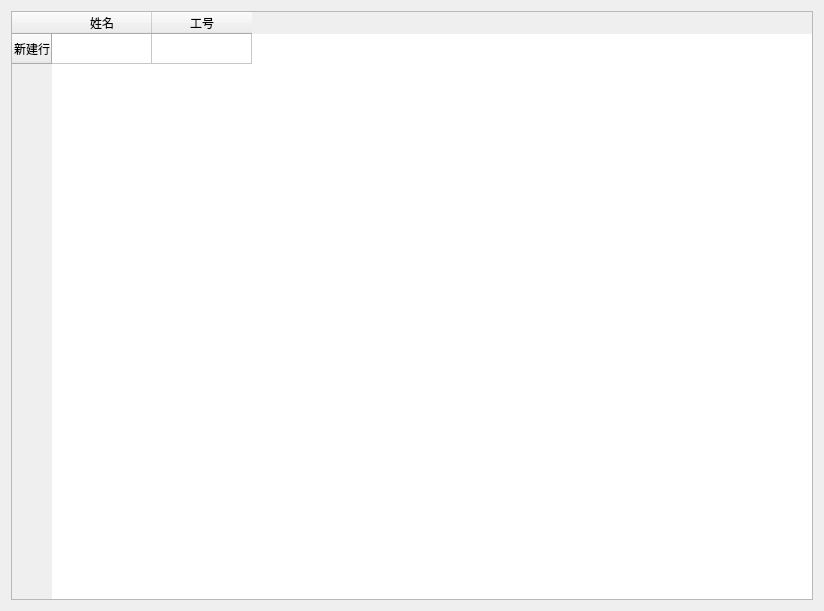
<?xml version="1.0" encoding="UTF-8"?>
<ui version="4.0">
 <class>MTable</class>
 <widget class="QWidget" name="MTable">
  <property name="geometry">
   <rect>
    <x>0</x>
    <y>0</y>
    <width>824</width>
    <height>611</height>
   </rect>
  </property>
  <property name="windowTitle">
   <string>Form</string>
  </property>
  <layout class="QGridLayout" name="gridLayout">
   <item row="0" column="0">
    <widget class="QTableWidget" name="tableWidget">
     <row>
      <property name="text">
       <string>新建行</string>
      </property>
     </row>
     <column>
      <property name="text">
       <string>姓名</string>
      </property>
     </column>
     <column>
      <property name="text">
       <string>工号</string>
      </property>
     </column>
    </widget>
   </item>
  </layout>
 </widget>
 <resources/>
 <connections/>
</ui>
